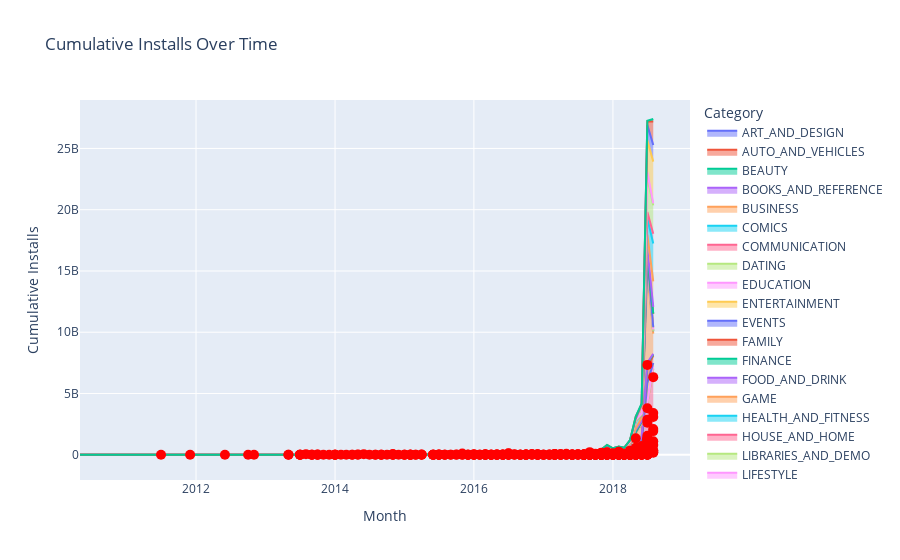

Source (notebook cell):
### Code cell
import pandas as pd
import numpy as np
import plotly.express as px

# -------------------- LOAD DATASET --------------------
file_path = r"C:\Users\user\Downloads\Google Playstore Apps.csv"
df = pd.read_csv(file_path)

# -------------------- CLEANING --------------------
df = df.drop_duplicates(subset="App", keep="first")
df["Rating"] = pd.to_numeric(df["Rating"], errors="coerce")
df["Reviews"] = pd.to_numeric(df["Reviews"], errors="coerce")

df["Installs"] = df["Installs"].astype(str).str.replace("+","",regex=False).str.replace(",","",regex=False)
df["Installs"] = pd.to_numeric(df["Installs"], errors="coerce")

# Size column: convert KB/MB to MB
def parse_size(size):
    try:
        if "M" in size:
            return float(size.replace("M",""))
        elif "k" in size or "K" in size:
            return float(size.replace("k","").replace("K",""))/1024
        else:
            return np.nan
    except:
        return np.nan

df["Size_MB"] = df["Size"].astype(str).apply(parse_size) if "Size" in df.columns else np.nan

# -------------------- FILTERS --------------------
df_filtered = df[
    (df["Rating"] >= 4.2) &
    (df["Reviews"] > 1000) &
    (~df["App"].str.contains(r"\d")) &
    (df["Category"].str.startswith(("T","P"))) &
    (df["Size_MB"].between(20,80))
]

# -------------------- ENSURE DATA EXISTS --------------------
if df_filtered.empty:
    print("Filtered dataset is empty! Loosening filters for demonstration...")
    df_filtered = df[(df["Rating"] >= 4.0) & (df["Reviews"] > 100)]
    
# -------------------- AGGREGATE CUMULATIVE INSTALLS BY MONTH --------------------
df_filtered["Last Updated"] = pd.to_datetime(df_filtered["Last Updated"], errors="coerce")
df_filtered = df_filtered.dropna(subset=["Last Updated"])

df_filtered["Month"] = df_filtered["Last Updated"].dt.to_period("M").dt.to_timestamp()

agg = df_filtered.groupby(["Month","Category"])["Installs"].sum().reset_index()

# -------------------- LEGEND TRANSLATIONS --------------------
translation_map = {
    "Travel & Local": "Voyage & Local",    # French
    "Productivity": "Productividad",       # Spanish
    "Photography": "写真"                   # Japanese
}
agg["Category"] = agg["Category"].replace(translation_map)

# -------------------- HIGHLIGHT >25% MoM GROWTH --------------------
agg = agg.sort_values(["Category","Month"])
agg["Prev_Installs"] = agg.groupby("Category")["Installs"].shift(1)
agg["Growth"] = (agg["Installs"] - agg["Prev_Installs"]) / agg["Prev_Installs"]
agg["Highlight"] = agg["Growth"] > 0.25

# -------------------- PLOT INTERACTIVE STACKED AREA --------------------
fig = px.area(
    agg,
    x="Month",
    y="Installs",
    color="Category",
    line_group="Category",
    hover_data={"Installs":True, "Category":True, "Growth":True, "Highlight":True},
    title="Cumulative Installs Over Time"
)

# Highlight >25% growth by adding markers
highlight_points = agg[agg["Highlight"]].dropna(subset=["Installs"])
if not highlight_points.empty:
    fig.add_scatter(
        x=highlight_points["Month"],
        y=highlight_points["Installs"],
        mode="markers",
        marker=dict(color="red", size=10, symbol="circle"),
        name=">25% Growth"
    )

# Layout adjustments
fig.update_layout(
    yaxis_title="Cumulative Installs",
    xaxis_title="Month",
    hovermode="x unified",
    legend_title="Category"
)

fig.show()
